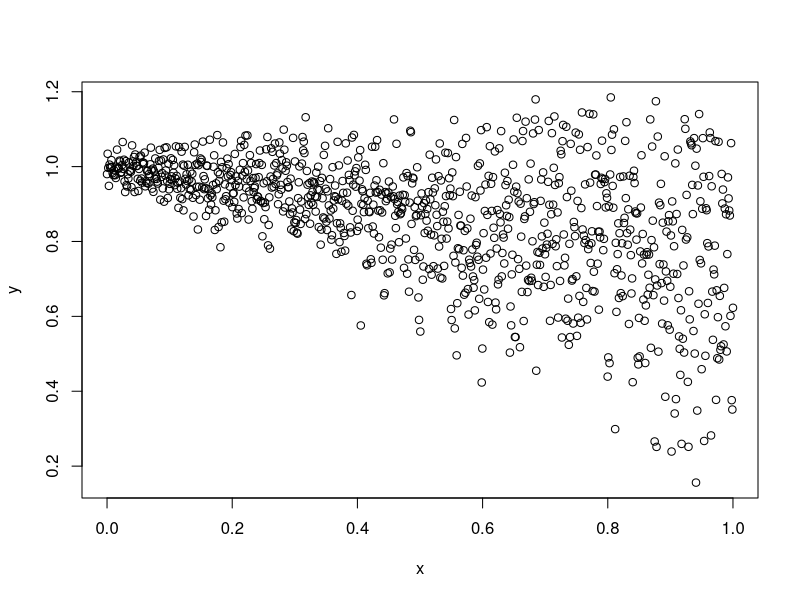
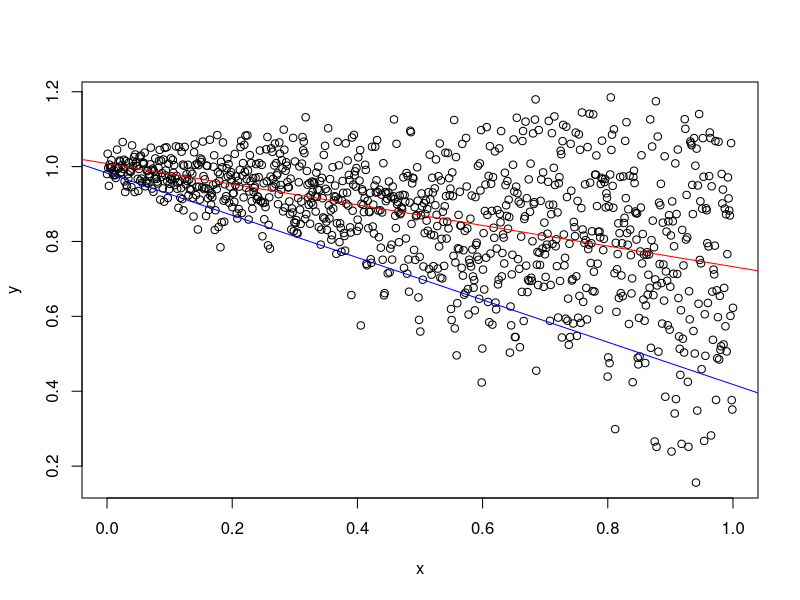
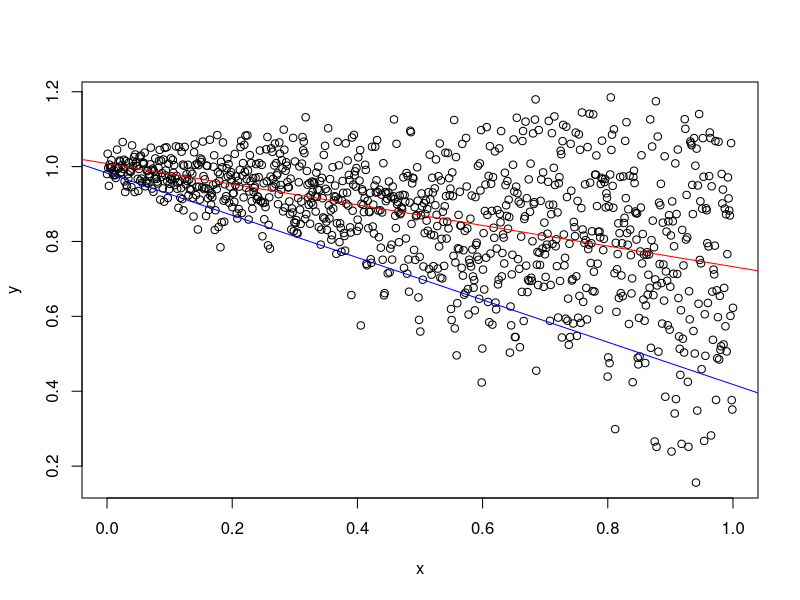

The R script that drew these images, in order:
## ---- chunk 1
library(quantreg)
library(splines)

## Generate a simple dataset with heteroskedasticity
x <- seq(0, 1, length=1000)
y <- -.25*x + 1 + rnorm(1000, sd=seq(0.02, 0.25, length=1000))
y[y >= 1.1] <- 1.1 + rnorm(length(y[y >= 1.1]), sd=0.03)
lm.1 <- lm(y ~ x)
lm.1.splines <- lm(y ~ bs(x))
qr.1 <- rq(y ~ x, tau=1:9/10)
qr.1.splines <- rq(y ~ bs(x), tau=1:9/10)
## ---- chunk 2
plot(x, y)

## ---- chunk 3
plot(x, y)
abline(lm.1, col="red")
abline(qr.1, col="blue")

## ---- chunk 4
plot(x, y)
abline(lm.1, col="red")
abline(qr.1, col="blue")
